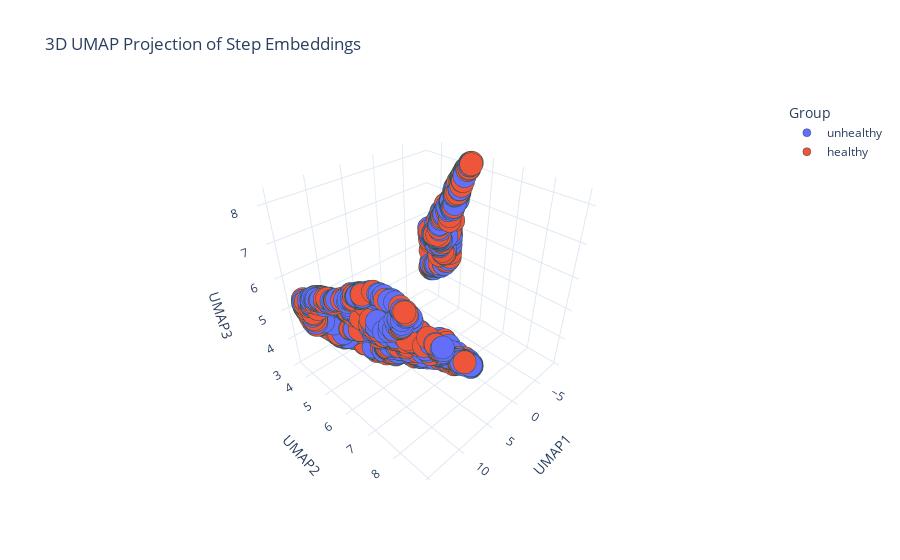

Notebook cell for this chart:
### Code cell
import plotly.express as px

fig = px.scatter_3d(
    umap_df,
    x="UMAP1", y="UMAP2", z="UMAP3",
    color="Group",                
    hover_data=["Mouse", "Run", "Dataset"],
    title="3D UMAP Projection of Step Embeddings"
)

fig.update_traces(marker=dict(size=8, line=dict(width=0.5, color='DarkSlateGrey')))
fig.update_layout(legend_title="Group", template="plotly_white")
fig.show()

### Figure 1 — Plotly figure (JSON) as saved in the notebook; plotly's stock layout.template omitted (floating-point values rounded to 4 significant figures; data arrays with more than 128 entries replaced by an {"elided": "..."} marker saying what was removed)
{"data": [{"customdata": {"elided": "638x3 str values"}, "hovertemplate": "Group=unhealthy<br>UMAP1=%{x}<br>UMAP2=%{y}<br>UMAP3=%{z}<br>Mouse=%{customdata[0]}<br>Run=%{customdata[1]}<br>Dataset=%{customdata[2]}<extra></extra>", "legendgroup": "unhealthy", "marker": {"color": "#636efa", "line": {"color": "DarkSlateGrey", "width": 0.5}, "size": 8, "symbol": "circle"}, "mode": "markers", "name": "unhealthy", "scene": "scene", "showlegend": true, "type": "scatter3d", "x": {"elided": "638 float values"}, "y": {"elided": "638 float values"}, "z": {"elided": "638 float values"}}, {"customdata": {"elided": "560x3 str values"}, "hovertemplate": "Group=healthy<br>UMAP1=%{x}<br>UMAP2=%{y}<br>UMAP3=%{z}<br>Mouse=%{customdata[0]}<br>Run=%{customdata[1]}<br>Dataset=%{customdata[2]}<extra></extra>", "legendgroup": "healthy", "marker": {"color": "#EF553B", "line": {"color": "DarkSlateGrey", "width": 0.5}, "size": 8, "symbol": "circle"}, "mode": "markers", "name": "healthy", "scene": "scene", "showlegend": true, "type": "scatter3d", "x": {"elided": "560 float values"}, "y": {"elided": "560 float values"}, "z": {"elided": "560 float values"}}], "layout": {"legend": {"title": {"text": "Group"}, "tracegroupgap": 0}, "scene": {"domain": {"x": [0, 1], "y": [0, 1]}, "xaxis": {"title": {"text": "UMAP1"}}, "yaxis": {"title": {"text": "UMAP2"}}, "zaxis": {"title": {"text": "UMAP3"}}}, "title": {"text": "3D UMAP Projection of Step Embeddings"}}}
